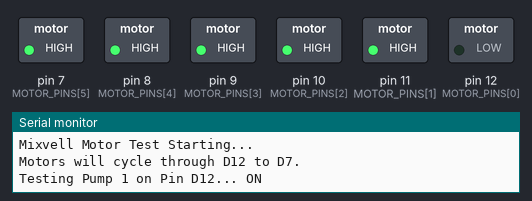
Bench run of a sketch on a simulated Arduino Uno, built with avr-gcc and run on an emulated ATmega328P. Parts: switched loads named in the sketch (green lamp = pin HIGH), the last lines printed to the serial monitor.

Above: at 2.0 s.
At 5.0 s:
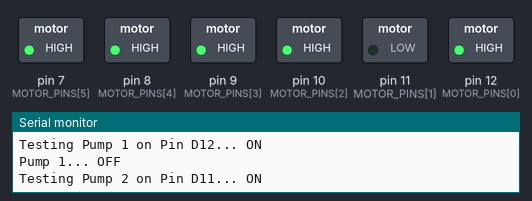
At 8.0 s:
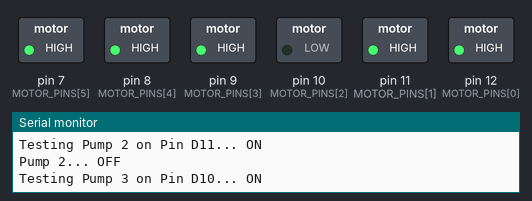
At 11.0 s:
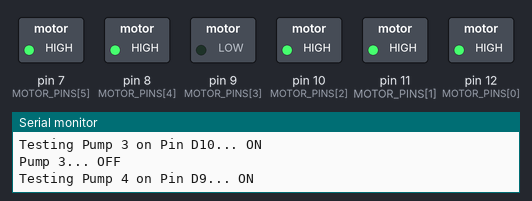
At 14.0 s:
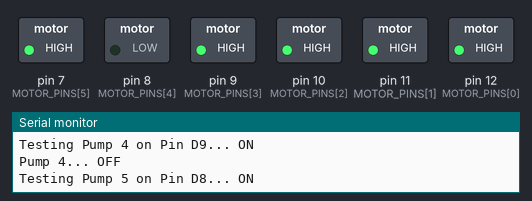
At 20.0 s:
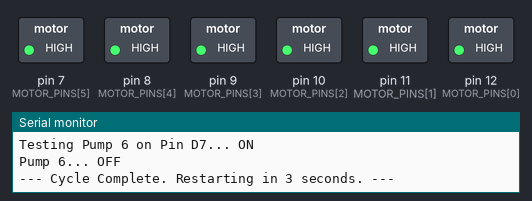
Timing chart, 0 to 28.3 s (numbered marks = the images above):
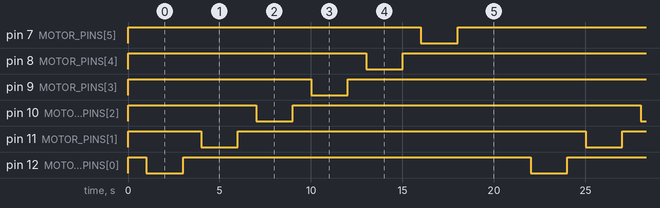

The sketch:

Pump_test.ino
```cpp
// Mixvell Motor Cycling Test Sketch
// This sketch validates the connection and functionality of
// six relay modules/motors connected to the specified Arduino pins.

// --- Pin Definitions (Based on user's configuration) ---
// Note: Relays often use LOW signal to activate/turn ON the motor.
// We will use HIGH/LOW assuming a standard active-LOW relay module.

const int MOTOR_PINS[] = {
  12, // Pump 1: Digital Pin 12
  11, // Pump 2: Digital Pin 11
  10, // Pump 3: Digital Pin 10
  9,  // Pump 4: Digital Pin 9
  8,  // Pump 5: Digital Pin 8
  7   // Pump 6: Digital Pin 7
};

const int NUM_MOTORS = sizeof(MOTOR_PINS) / sizeof(MOTOR_PINS[0]);

// --- Configuration ---
// Duration to keep the motor ON (in milliseconds)
const long MOTOR_ON_TIME = 2000;
// Delay between turning one motor OFF and the next motor ON (in milliseconds)
const long INTER_MOTOR_DELAY = 1000;

// --- Setup Function ---
void setup() {
  // Initialize all motor pins as outputs
  for (int i = 0; i < NUM_MOTORS; i++) {
    pinMode(MOTOR_PINS[i], OUTPUT);
    // Ensure all motors are OFF initially.
    // We assume ACTIVE-LOW relays, so setting HIGH turns them OFF.
    digitalWrite(MOTOR_PINS[i], HIGH);
  }

  Serial.begin(9600);
  Serial.println("Mixvell Motor Test Starting...");
  Serial.println("Motors will cycle through D12 to D7.");
  delay(1000); // Wait a second before starting
}

// --- Main Loop Function ---
void loop() {
  // Iterate through each motor pin
  for (int i = 0; i < NUM_MOTORS; i++) {
    int currentPin = MOTOR_PINS[i];

    Serial.print("Testing Pump ");
    Serial.print(i + 1); // Display 1-based index (Pump 1, 2, ...)
    Serial.print(" on Pin D");
    Serial.print(currentPin);
    Serial.println("... ON");

    // 1. Turn the current motor ON (assuming active-LOW relay)
    digitalWrite(currentPin, LOW);

    // Wait for the motor to run for the specified time
    delay(MOTOR_ON_TIME);

    Serial.print("Pump ");
    Serial.print(i + 1);
    Serial.println("... OFF");

    // 2. Turn the motor OFF (assuming active-LOW relay)
    digitalWrite(currentPin, HIGH);

    // Pause before activating the next motor
    delay(INTER_MOTOR_DELAY);
  }

  Serial.println("--- Cycle Complete. Restarting in 3 seconds. ---");
  delay(3000); // Long delay before repeating the cycle
}
```

Measured:
- by itself, pin 7 (MOTOR_PINS[5]), pin 8 (MOTOR_PINS[4]), pin 9 (MOTOR_PINS[3]), pin 10 (MOTOR_PINS[2]), pin 11 (MOTOR_PINS[1]), pin 12 (MOTOR_PINS[0]): alternates HIGH for 19.0 s and LOW for 2.0 s
